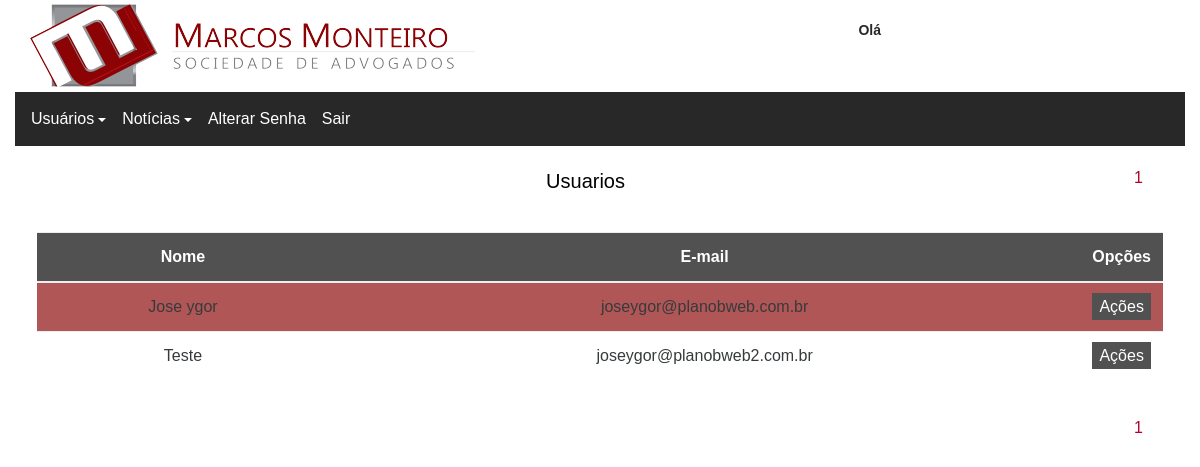
Page /adm_usuario.php?acao=pesquisar (signed in) on the committed database.
### tables this page shows
CREATE TABLE IF NOT EXISTS `usuario` (
  `id` int(11) NOT NULL AUTO_INCREMENT,
  `nome` varchar(100) NOT NULL,
  `email` varchar(100) NOT NULL,
  `senha` varchar(100) NOT NULL,
  PRIMARY KEY (`id`)
);

### classes/Usuario.class.php (called while the page is built, shortened)
<?php
class Usuario
{
	function Usuario()
    {
    	$this->entidade = "usuario";
    }
	function Pesquisar($post, $totalPorPagina, $pagina)
	{
		$query = "";
		$sqlLimit = "";
		if ($totalPorPagina) {
			$numero = $pagina-1;
			$_limit = $numero*$totalPorPagina;
			$sqlLimit = "LIMIT ".$_limit.",".$totalPorPagina."";
		}
		$retorno = array();
		$sql = "SELECT
					*
				FROM
					".$this->entidade." U
				WHERE
					1 = 1 ".$query."
				ORDER BY
					U.nome
		".$sqlLimit." ";
		$result = mysql_query($sql);
		$i = 0;
		while( $rows = mysql_fetch_array($result) )
		{
			$dados[$i] = $rows;
			$dados[$i]['nome'] = utf8_encode($rows['nome']);
			$dados[$i]['perfilCompleto'] = $this->exibeUsuario($rows['perfil']);
			$i++;
		}
		$retorno[0] = 0;
		$retorno[1] = $dados;
		return $retorno;
	}
	function exibeUsuario($nomePerfil){
		return $nomePerfil;
	}
}

### commom/templates_c/%%BF^BF0^BF095369%%relacao.html.php (the view, shortened to what this page needs)
<?php $_smarty_tpl_vars = $this->_tpl_vars;
$this->_tpl_vars = $_smarty_tpl_vars;
 ?>
    <div class="container">
        <?php if ($this->_tpl_vars['dados']): ?>
            <div class="bloco-paginacao">
                <?php unset($this->_sections['j']);
$this->_sections['j']['start'] = (int)1;
$this->_sections['j']['name'] = 'j';
$this->_sections['j']['loop'] = is_array($_loop=$this->_tpl_vars['Numpaginas']) ? count($_loop) : max(0, (int)$_loop); unset($_loop);
$this->_sections['j']['show'] = true;
$this->_sections['j']['max'] = $this->_sections['j']['loop'];
$this->_sections['j']['step'] = 1;
if ($this->_sections['j']['start'] < 0)
    $this->_sections['j']['start'] = max($this->_sections['j']['step'] > 0 ? 0 : -1, $this->_sections['j']['loop'] + $this->_sections['j']['start']);
else
    $this->_sections['j']['start'] = min($this->_sections['j']['start'], $this->_sections['j']['step'] > 0 ? $this->_sections['j']['loop'] : $this->_sections['j']['loop']-1);
if ($this->_sections['j']['show']) {
    $this->_sections['j']['total'] = min(ceil(($this->_sections['j']['step'] > 0 ? $this->_sections['j']['loop'] - $this->_sections['j']['start'] : $this->_sections['j']['start']+1)/abs($this->_sections['j']['step'])), $this->_sections['j']['max']);
} else
    $this->_sections['j']['total'] = 0;
if ($this->_sections['j']['show']):
            for ($this->_sections['j']['index'] = $this->_sections['j']['start'], $this->_sections['j']['iteration'] = 1;
                 $this->_sections['j']['iteration'] <= $this->_sections['j']['total'];
                 $this->_sections['j']['index'] += $this->_sections['j']['step'], $this->_sections['j']['iteration']++):
$this->_sections['j']['rownum'] = $this->_sections['j']['iteration'];
$this->_sections['j']['index_prev'] = $this->_sections['j']['index'] - $this->_sections['j']['step'];
$this->_sections['j']['index_next'] = $this->_sections['j']['index'] + $this->_sections['j']['step'];
$this->_sections['j']['first']      = ($this->_sections['j']['iteration'] == 1);
$this->_sections['j']['last']       = ($this->_sections['j']['iteration'] == $this->_sections['j']['total']);
?>
                    <a class="<?php if ($this->_tpl_vars['Numpaginas'][$this->_sections['j']['index']] == $_GET['p']): ?> link-pag-ativo <?php endif; ?>" href="adm_usuario.php?acao=pesquisar&p=<?php echo $this->_tpl_vars['Numpaginas'][$this->_sections['j']['index']]; ?>
"><?php echo $this->_tpl_vars['Numpaginas'][$this->_sections['j']['index']]; ?>
</a>
                <?php endfor; endif; ?>
            </div>
            <br>
            <table class="table">
                <h1 class="titulo-pag">Usuarios</h1>
                <thead>
                    <tr class="cor-tr-btn">
                        <th>Nome</th>
                        <th class="hidden-xs-down">E-mail</th>
                        <th>Opções</th>
                    </tr>
                </thead>
                <tbody>
                    <?php unset($this->_sections['i']);
$this->_sections['i']['name'] = 'i';
$this->_sections['i']['loop'] = is_array($_loop=$this->_tpl_vars['dados']) ? count($_loop) : max(0, (int)$_loop); unset($_loop);
$this->_sections['i']['show'] = true;
$this->_sections['i']['max'] = $this->_sections['i']['loop'];
$this->_sections['i']['step'] = 1;
$this->_sections['i']['start'] = $this->_sections['i']['step'] > 0 ? 0 : $this->_sections['i']['loop']-1;
if ($this->_sections['i']['show']) {
    $this->_sections['i']['total'] = $this->_sections['i']['loop'];
} else
    $this->_sections['i']['total'] = 0;
if ($this->_sections['i']['show']):
            for ($this->_sections['i']['index'] = $this->_sections['i']['start'], $this->_sections['i']['iteration'] = 1;
                 $this->_sections['i']['iteration'] <= $this->_sections['i']['total'];
                 $this->_sections['i']['index'] += $this->_sections['i']['step'], $this->_sections['i']['iteration']++):
$this->_sections['i']['rownum'] = $this->_sections['i']['iteration'];
$this->_sections['i']['index_prev'] = $this->_sections['i']['index'] - $this->_sections['i']['step'];
$this->_sections['i']['index_next'] = $this->_sections['i']['index'] + $this->_sections['i']['step'];
$this->_sections['i']['first']      = ($this->_sections['i']['iteration'] == 1);
$this->_sections['i']['last']       = ($this->_sections['i']['iteration'] == $this->_sections['i']['total']);
?>
                        <tr class="hover-tr">
                            <td><?php echo $this->_tpl_vars['dados'][$this->_sections['i']['index']]['nome']; ?>
</td>
                            <td class="hidden-xs-down"><?php echo $this->_tpl_vars['dados'][$this->_sections['i']['index']]['email']; ?>
</td>
                            <td>
                                <a class="ativa-select-acoes cor-tr-btn btn-acoes" href="#">Ações</a>
                            </td>
                        </tr>
                    <?php endfor; endif; ?>
                </tbody>
            </table>
            <div class="bloco-paginacao">
                <?php unset($this->_sections['j']);
$this->_sections['j']['start'] = (int)1;
$this->_sections['j']['name'] = 'j';
$this->_sections['j']['loop'] = is_array($_loop=$this->_tpl_vars['Numpaginas']) ? count($_loop) : max(0, (int)$_loop); unset($_loop);
$this->_sections['j']['show'] = true;
$this->_sections['j']['max'] = $this->_sections['j']['loop'];
$this->_sections['j']['step'] = 1;
if ($this->_sections['j']['start'] < 0)
    $this->_sections['j']['start'] = max($this->_sections['j']['step'] > 0 ? 0 : -1, $this->_sections['j']['loop'] + $this->_sections['j']['start']);
else
    $this->_sections['j']['start'] = min($this->_sections['j']['start'], $this->_sections['j']['step'] > 0 ? $this->_sections['j']['loop'] : $this->_sections['j']['loop']-1);
if ($this->_sections['j']['show']) {
    $this->_sections['j']['total'] = min(ceil(($this->_sections['j']['step'] > 0 ? $this->_sections['j']['loop'] - $this->_sections['j']['start'] : $this->_sections['j']['start']+1)/abs($this->_sections['j']['step'])), $this->_sections['j']['max']);
} else
    $this->_sections['j']['total'] = 0;
if ($this->_sections['j']['show']):
            for ($this->_sections['j']['index'] = $this->_sections['j']['start'], $this->_sections['j']['iteration'] = 1;
                 $this->_sections['j']['iteration'] <= $this->_sections['j']['total'];
                 $this->_sections['j']['index'] += $this->_sections['j']['step'], $this->_sections['j']['iteration']++):
$this->_sections['j']['rownum'] = $this->_sections['j']['iteration'];
$this->_sections['j']['index_prev'] = $this->_sections['j']['index'] - $this->_sections['j']['step'];
$this->_sections['j']['index_next'] = $this->_sections['j']['index'] + $this->_sections['j']['step'];
$this->_sections['j']['first']      = ($this->_sections['j']['iteration'] == 1);
$this->_sections['j']['last']       = ($this->_sections['j']['iteration'] == $this->_sections['j']['total']);
?>
                    <a class="<?php if ($this->_tpl_vars['Numpaginas'][$this->_sections['j']['index']] == $_GET['p']): ?> link-pag-ativo <?php endif; ?>" href="adm_usuario.php?acao=pesquisar&p=<?php echo $this->_tpl_vars['Numpaginas'][$this->_sections['j']['index']]; ?>
"><?php echo $this->_tpl_vars['Numpaginas'][$this->_sections['j']['index']]; ?>
</a>
                <?php endfor; endif; ?>
            </div>
        <?php else: ?>
            <p class="sem-resultado">Não existe resultados</p>
        <?php endif; ?>
    </div>

### commom/css/estilo_admin.css (style rules this page uses)
* { font-family: 'Arial'; }
a { text-decoration: none !important; color: #000; }
body { background-color: #fff; max-width: 1400px !important; margin: auto; }
@media all and  (min-width: 299px) { td, th { text-align: center; } }
@media all and  (min-width: 299px) { tr:nth-child(even) { background: #fff; } }
@media all and  (min-width: 299px) { tr:nth-child(odd) { background: #b15656; } }
@media all and  (min-width: 299px) { .cor-tr-btn { background: #515151 !important; } }
@media all and  (min-width: 299px) { .btn-acoes { padding: 5px 7px; color: #fff; } }
@media all and  (min-width: 299px) { th { color: #fff; } }
@media all and  (min-width: 299px) { .table { margin-top: 2.5em; } }
@media all and  (min-width: 299px) { .table td:last-child { white-space: nowrap; } }
@media all and  (min-width: 299px) { .table th:last-child { width: 1%; } }
@media all and  (min-width: 299px) { .bloco-paginacao { display: block; float: right; position: relative; margin-right: 20px; margin-top: 20px; } }
@media all and  (min-width: 299px) { .link-pag-ativo { color: #b4002c; } }
.titulo-pag { font-size: 20px; color: #000; text-align: center; }

### rows in the picture
usuario: nome "Jose ygor", email "joseygor@planobweb.com.br"
usuario: nome "Teste", email "joseygor@planobweb2.com.br"

### other values in the picture
$this->_tpl_vars['Numpaginas'][$this->_sections['j']['index']] "1"
